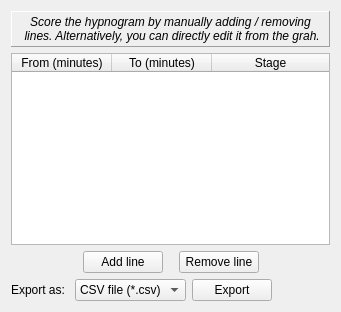
         <widget class="QWidget" name="q_Score">
          <attribute name="title">
           <string>Scoring</string>
          </attribute>
          <layout class="QVBoxLayout" name="verticalLayout_29">
           <item>
            <widget class="QFrame" name="frame_3">
             <property name="frameShape">
              <enum>QFrame::Panel</enum>
             </property>
             <property name="frameShadow">
              <enum>QFrame::Raised</enum>
             </property>
             <layout class="QVBoxLayout" name="verticalLayout_24">
              <property name="topMargin">
               <number>3</number>
              </property>
              <property name="bottomMargin">
               <number>3</number>
              </property>
              <item>
               <widget class="QLabel" name="label_43">
                <property name="font">
                 <font>
                  <italic>true</italic>
                 </font>
                </property>
                <property name="text">
                 <string>Score the hypnogram by manually adding / removing
 lines. Alternatively, you can directly edit it from the grah.</string>
                </property>
                <property name="alignment">
                 <set>Qt::AlignCenter</set>
                </property>
               </widget>
              </item>
             </layout>
            </widget>
           </item>
           <item>
            <widget class="QTableWidget" name="_scoreTable">
             <property name="sizePolicy">
              <sizepolicy hsizetype="Expanding" vsizetype="Expanding">
               <horstretch>0</horstretch>
               <verstretch>0</verstretch>
              </sizepolicy>
             </property>
             <property name="sortingEnabled">
              <bool>true</bool>
             </property>
             <attribute name="horizontalHeaderStretchLastSection">
              <bool>true</bool>
             </attribute>
             <column>
              <property name="text">
               <string>From (minutes)</string>
              </property>
             </column>
             <column>
              <property name="text">
               <string>To (minutes)</string>
              </property>
             </column>
             <column>
              <property name="text">
               <string>Stage</string>
              </property>
             </column>
            </widget>
           </item>
           <item>
            <layout class="QHBoxLayout" name="horizontalLayout_13">
             <property name="topMargin">
              <number>0</number>
             </property>
             <item>
              <spacer name="horizontalSpacer_32">
               <property name="orientation">
                <enum>Qt::Horizontal</enum>
               </property>
               <property name="sizeHint" stdset="0">
                <size>
                 <width>40</width>
                 <height>20</height>
                </size>
               </property>
              </spacer>
             </item>
             <item>
              <widget class="QPushButton" name="_scoreAdd">
               <property name="text">
                <string>Add line</string>
               </property>
              </widget>
             </item>
             <item>
              <spacer name="horizontalSpacer_35">
               <property name="orientation">
                <enum>Qt::Horizontal</enum>
               </property>
               <property name="sizeType">
                <enum>QSizePolicy::Fixed</enum>
               </property>
               <property name="sizeHint" stdset="0">
                <size>
                 <width>10</width>
                 <height>20</height>
                </size>
               </property>
              </spacer>
             </item>
             <item>
              <widget class="QPushButton" name="_scoreRm">
               <property name="text">
                <string>Remove line</string>
               </property>
              </widget>
             </item>
             <item>
              <spacer name="horizontalSpacer_36">
               <property name="orientation">
                <enum>Qt::Horizontal</enum>
               </property>
               <property name="sizeHint" stdset="0">
                <size>
                 <width>40</width>
                 <height>20</height>
                </size>
               </property>
              </spacer>
             </item>
            </layout>
           </item>
           <item>
            <layout class="QGridLayout" name="gridLayout_15">
             <property name="topMargin">
              <number>0</number>
             </property>
             <item row="0" column="1">
              <widget class="QComboBox" name="_scoreExportAs">
               <item>
                <property name="text">
                 <string>CSV file (*.csv)</string>
                </property>
               </item>
               <item>
                <property name="text">
                 <string>Text file (*.txt)</string>
                </property>
               </item>
              </widget>
             </item>
             <item row="0" column="0">
              <widget class="QLabel" name="label_36">
               <property name="text">
                <string>Export as: </string>
               </property>
              </widget>
             </item>
             <item row="0" column="3">
              <spacer name="horizontalSpacer_33">
               <property name="orientation">
                <enum>Qt::Horizontal</enum>
               </property>
               <property name="sizeHint" stdset="0">
                <size>
                 <width>40</width>
                 <height>20</height>
                </size>
               </property>
              </spacer>
             </item>
             <item row="0" column="2">
              <widget class="QPushButton" name="_scoreExport">
               <property name="text">
                <string>Export</string>
               </property>
              </widget>
             </item>
            </layout>
           </item>
          </layout>
         </widget>
